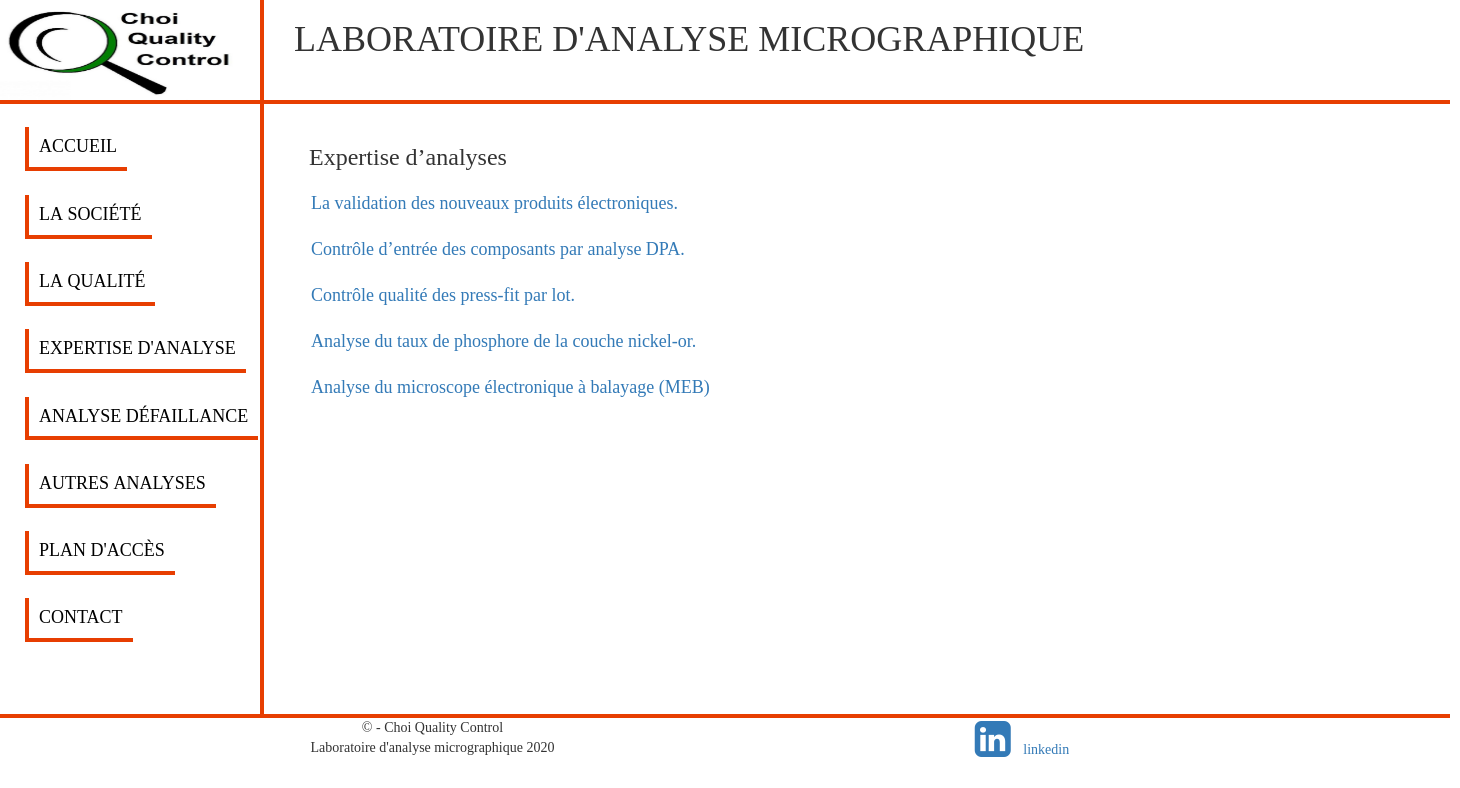
The app's page /expertiseanalyse.php with its own data.
### tables this page shows
CREATE TABLE IF NOT EXISTS `service` (
  `service_id` int(11) NOT NULL AUTO_INCREMENT,
  `service_nom` varchar(200) NOT NULL,
  `service_name` varchar(200) DEFAULT NULL,
  `service_prix` varchar(50) NOT NULL DEFAULT '0',
  `service_typeid` int(11) NOT NULL,
  `service_duree` time DEFAULT NULL,
  `service_date` datetime DEFAULT NULL,
  `service_active` tinyint(1) NOT NULL DEFAULT '0',
  PRIMARY KEY (`service_id`)
);

### process/t-cat-prestdetail.php (called while the page is built)
<?php
    require('config.php');
    $categ = $db->prepare('SELECT * FROM service WHERE service_active=1 AND service_typeid=1 ORDER BY service_id');
    $categ->execute();
?>

### include/corps/centralprestation.php (the view, shortened to what this page needs)
<?php
    require 'process/t-cat-prestdetail.php';
?>
<!Doctype html>
<html lang="fr">
    <head>
    </head>
<body>
   <header>
            <div class="container">
                  <div class="row">
                    <div class="col-lg-12">
                    </div>
                  </div>
             </div>
   </header>
    <div class="container">
      <div class="row">
        <div class="col-lg-10">
           <div class="col-lg-10">
               <h3>Expertise d’analyses</h3>
           </div>
        </div>
      </div>
    </div>
    <?php
    $donnees = $categ->fetchAll();
    foreach ($donnees as $donnee):
        $extrait = substr($donnee['service_nom'], 0,100);
     ?>
              <div class="container">
                  <div class="row">
                     <div class="col-lg-9 col-md-6 mb-4">
                        <div>
                            <div  class="">
                                <a class="btn btn-link btn-lg active" href="detailprestation.php?id=<?php echo $donnee['service_id'] ?>" ><?php echo $extrait; ?></a>
                            </div>
                        </div>
                        </div>
                  </div>
              </div>
            <?php endforeach;  ?>
</body>
</html>

### assets/css/style.css (style rules this page uses)
body { font-family: century; font-size: 14px; }

### expertiseanalyse.php (style rules this page uses)
body { font-family: century; width: 795px; font-size: 14px; }

### include/corps/menu.php (style rules this page uses)
body { font-family: century; width: 795px; font-size: 14px; }

### records on screen
service: service_nom "La validation des nouveaux produits électroniques."
service: service_nom "Contrôle d’entrée des composants par analyse DPA."
service: service_nom "Contrôle qualité des press-fit par lot."
service: service_nom "Analyse du taux de phosphore de la couche nickel-or."
service: service_nom "Analyse du microscope électronique à balayage (MEB)"

### other values on screen
$date->format('Y') "2020"
